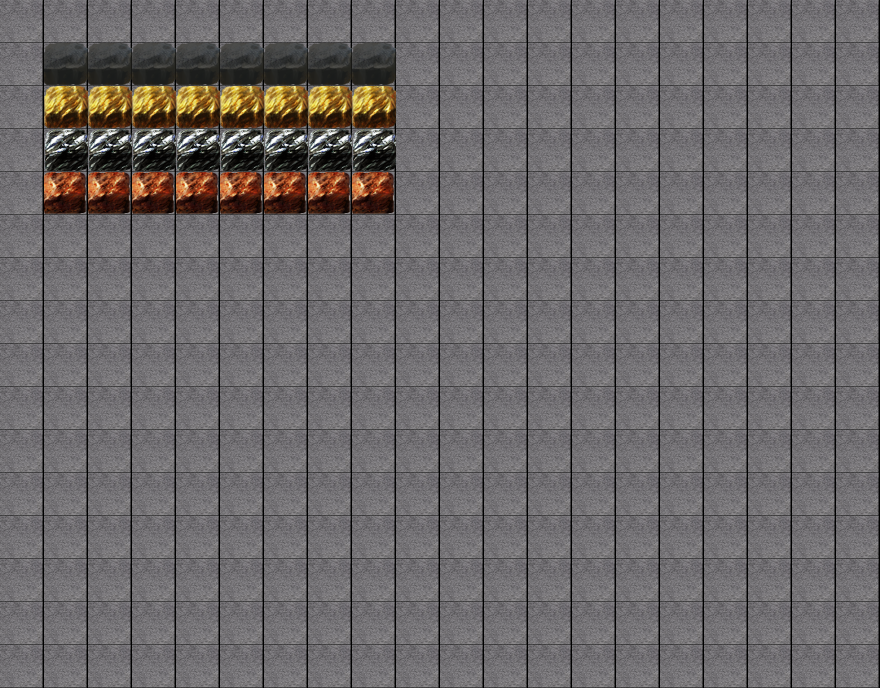

The image is a tile-based game level rendered from a .tmx file. Its description and source (layers, tilesets, objects; grid data summarised) follow:
An orthogonal 20x16 tile map with 44x43 px tiles, 2 tile layers (bottom, cubes).

<map version="1.0" orientation="orthogonal" renderorder="right-down" width="20" height="16" tilewidth="44" tileheight="43" nextobjectid="1">
 <tileset firstgid="1" name="mineTiles" tilewidth="44" tileheight="43" spacing="1" margin="1" tilecount="6" columns="3">
  <image source="tilemap.png" width="137" height="88" />
 </tileset>
 <layer name="bottom" width="20" height="16">
  <data>[320 cells, 320 non-empty, 1 distinct tile ids]</data>
 </layer>
 <layer name="cubes" width="20" height="16">
  <data>[320 cells, 32 non-empty, 4 distinct tile ids]</data>
 </layer>
</map>
